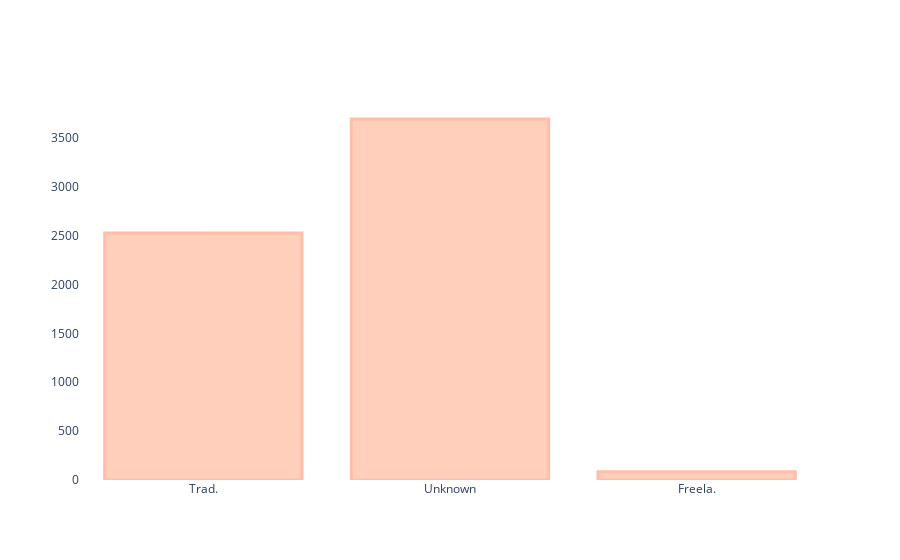

Notebook code for this chart:
### Code cell
fig = go.Figure()
fig.add_trace(go.Histogram(histfunc="count",  x=df_attacks_2["Traditional or Freelance?"], opacity = 1))

fig.update_layout({

'plot_bgcolor': 'rgba(100, 0, 100, 0)',
'paper_bgcolor': 'rgba(0, 0, 0, 0)'
})

fig.update_traces(
                  marker_color='lightsalmon',
                  marker_line_color='coral',
                  marker_line_width=3, opacity=0.5
)

fig.show()

### Figure 1 — Plotly figure (JSON) as saved in the notebook; plotly's stock layout.template omitted (floating-point values rounded to 4 significant figures; data arrays with more than 128 entries replaced by an {"elided": "..."} marker saying what was removed)
{"data": [{"histfunc": "count", "marker": {"color": "lightsalmon", "line": {"color": "coral", "width": 3}}, "opacity": 0.5, "type": "histogram", "x": {"elided": "6302 str values"}}], "layout": {"paper_bgcolor": "rgba(0, 0, 0, 0)", "plot_bgcolor": "rgba(100, 0, 100, 0)"}}
